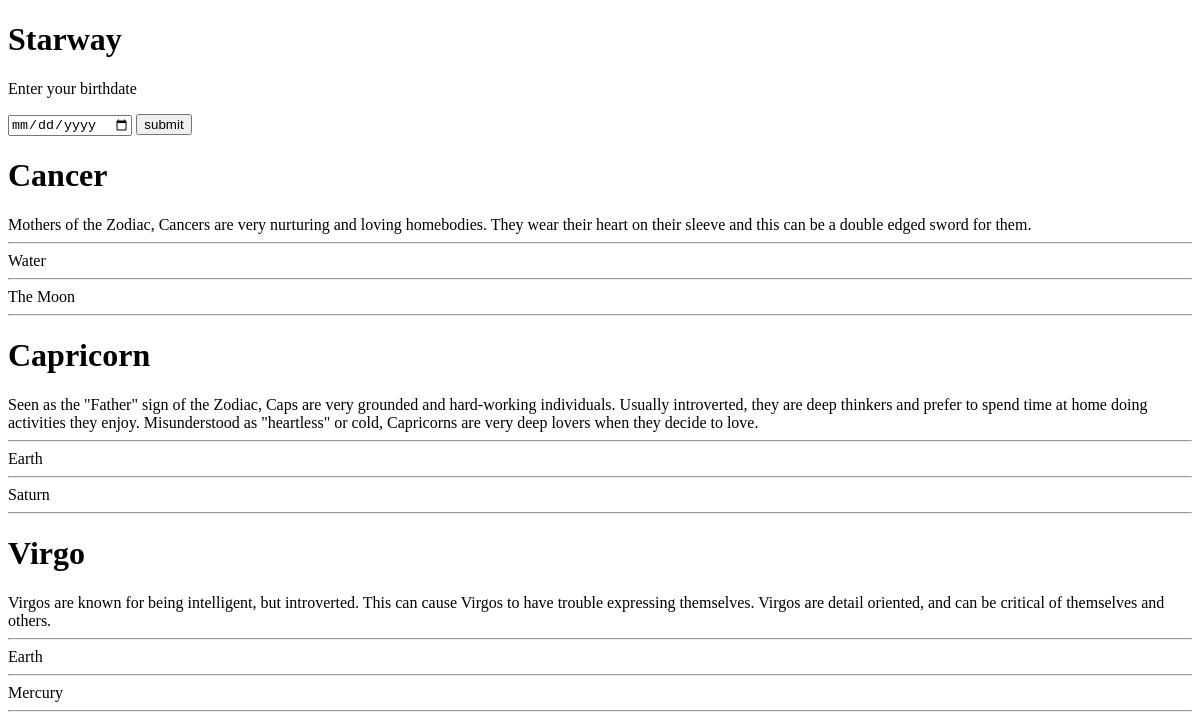
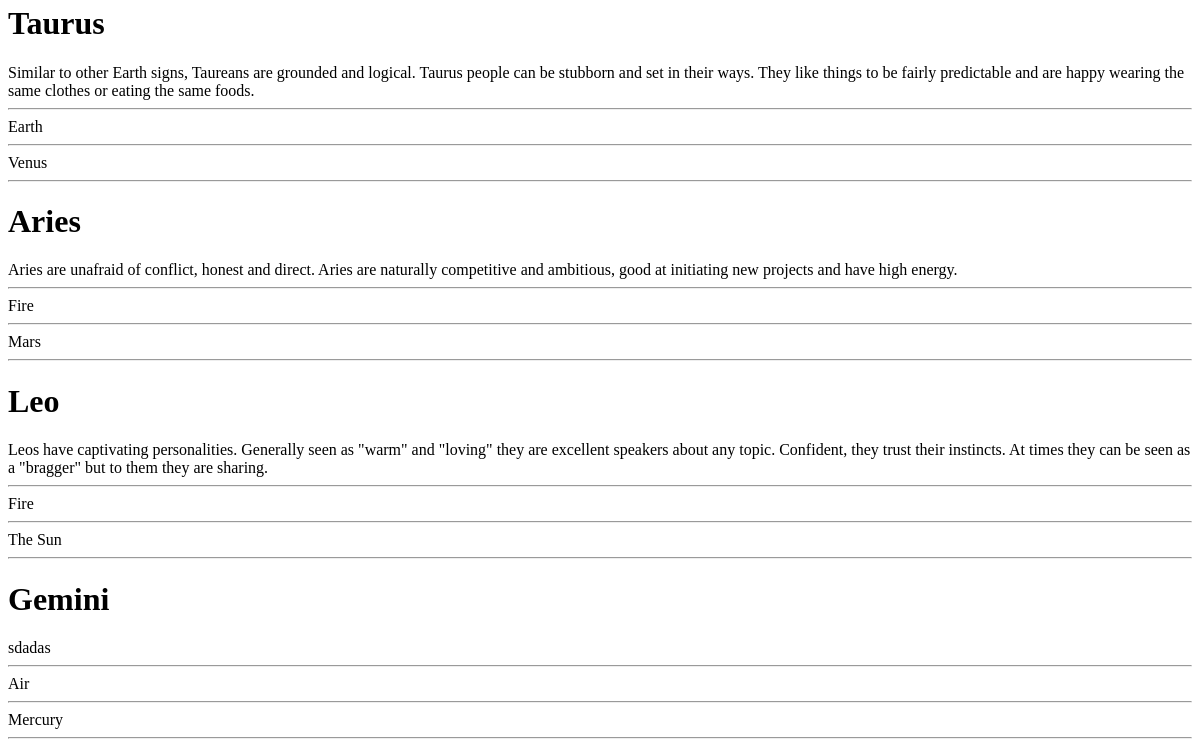
The app's page /, older data (2 pictures, top to bottom).
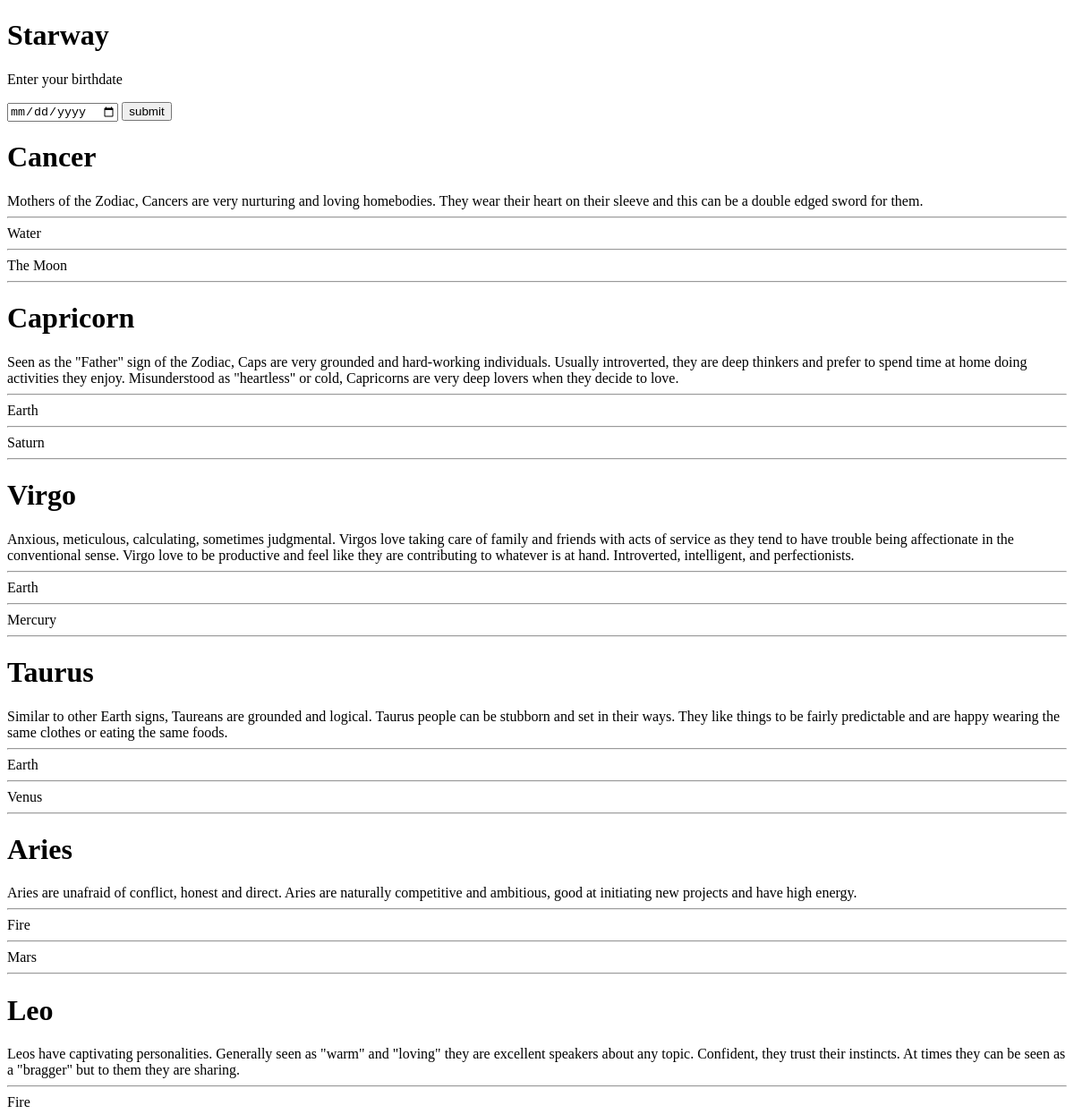
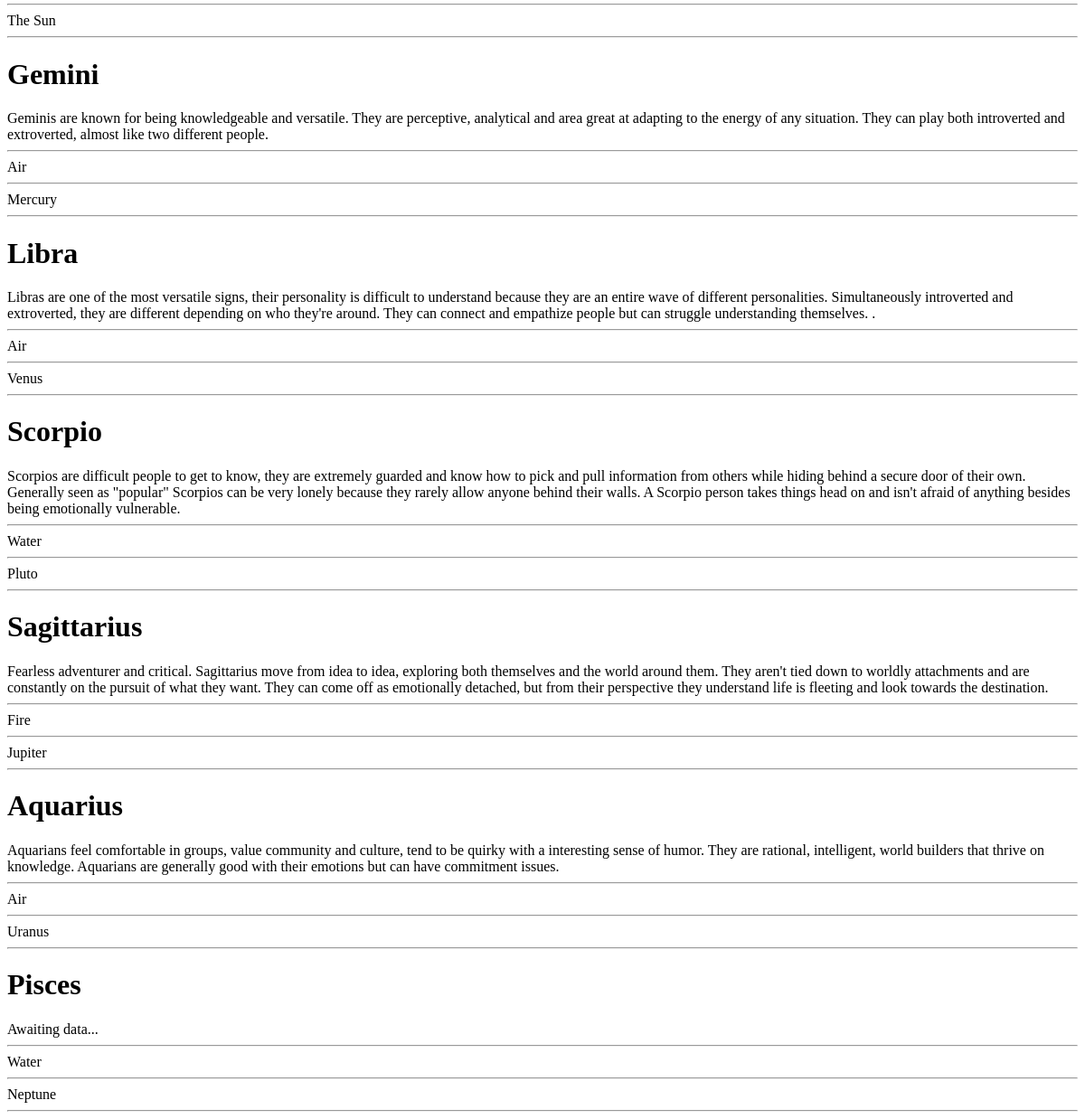
The same page, newer data (2 pictures, top to bottom).
### starway_app/models.py (models this page shows, shortened)
class Zodiac(models.Model):
    name = models.CharField(max_length=25)
    matches = models.ManyToManyField('Zodiac', blank=True)
    element = models.CharField(max_length=50)
    description = models.CharField(max_length=550)
    planet = models.CharField(max_length=50,null=True)
    start_date = models.DateField(max_length=8, null=True)
    end_date = models.DateField(max_length=8, null=True)

### starway_app/views.py (the view)
# urls.py: path('', views.index, name='index'),
def index(request):
    context = {
        'zodiac': Zodiac.objects.all()
        }
    return render(request, 'starway_app/starway.html', context)

### starway_app/templates/starway_app/starway.html (shortened to what this page needs)
{% load static %}
<!DOCTYPE html>
<html lang="en">
<head>
    <link rel="stylesheet/less" type="text/less" href="{% static 'starway_app/starway.less' %}" />
</head>
<body>
    <header>
        <h1>Starway</h1>
        <form action="{% url 'starway_app:getsign' %}" method="POST">
                <p>Enter your birthdate</p>
                <input type="date" name="birth">
                <button type="submit">submit</button>
        </form>
    </header>
  <main>
      <div class="container">
          {% for sign in zodiac %}
          <div class="card">
              <div class="card__inner">
                  <div class="card__front">
                      <h1>{{sign.name}}</h1>
                    </div>
                    <div class="card__back">
                        <div>{{sign.description}}</div>
                        <hr>
                        <div>{{sign.element}}</div>
                        <hr>
                        <div>{{sign.planet}}</div>
                        <hr>
                    </div>
              </div>
          </div>
          {% endfor %}
      </div>
  </main>
</body>
</html>

Row changes from the older to the newer data that the page shows:
changed Zodiac "Virgo": description "Virgos are known for being intelligent, but introverted. This can cause Virgos to have trouble expressing themselves. Virgos are detail oriented, and can be critical of themselves and others." → "Anxious, meticulous, calculating, sometimes judgmental. Virgos love taking care of family and friends with acts of service as they tend to have trouble being affectionate in the conventional sense. Virgo love to be productive and feel like they are contributing to whatever is at hand. Introverted, intelligent, and perfectionists."
changed Zodiac "Gemini": description "sdadas" → "Geminis are known for being knowledgeable and versatile. They are perceptive, analytical and area great at adapting to the energy of any situation. They can play both introverted and extroverted, almost like two different people."
added Zodiac: name "Libra", description "Libras are one of the most versatile signs, their personality is difficult to understand because they are an entire wave of different personalities. Simultaneously introverted and extroverted, they are different depending on who they're around. They can connect and empathize people but can struggle understanding themselves. .", element "Air", planet "Venus"
added Zodiac: name "Scorpio", description "Scorpios are difficult people to get to know, they are extremely guarded and know how to pick and pull information from others while hiding behind a secure door of their own. Generally seen as \"popular\" Scorpios can be very lonely because they rarely allow anyone behind their walls. A Scorpio person takes things head on and isn't afraid of anything besides being emotionally vulnerable.", element "Water", planet "Pluto"
added Zodiac: name "Sagittarius", description "Fearless adventurer and critical. Sagittarius move from idea to idea, exploring both themselves and the world around them. They aren't tied down to worldly attachments and are constantly on the pursuit of what they want. They can come off as emotionally detached, but from their perspective they understand life is fleeting and look towards the destination.", element "Fire", planet "Jupiter"
added Zodiac: name "Aquarius", description "Aquarians feel comfortable in groups, value community and culture, tend to be quirky with a interesting sense of humor. They are rational, intelligent, world builders that thrive on knowledge. Aquarians are generally good with their emotions but can have commitment issues.", element "Air", planet "Uranus"
added Zodiac: name "Pisces", description "Awaiting data...", element "Water", planet "Neptune"
